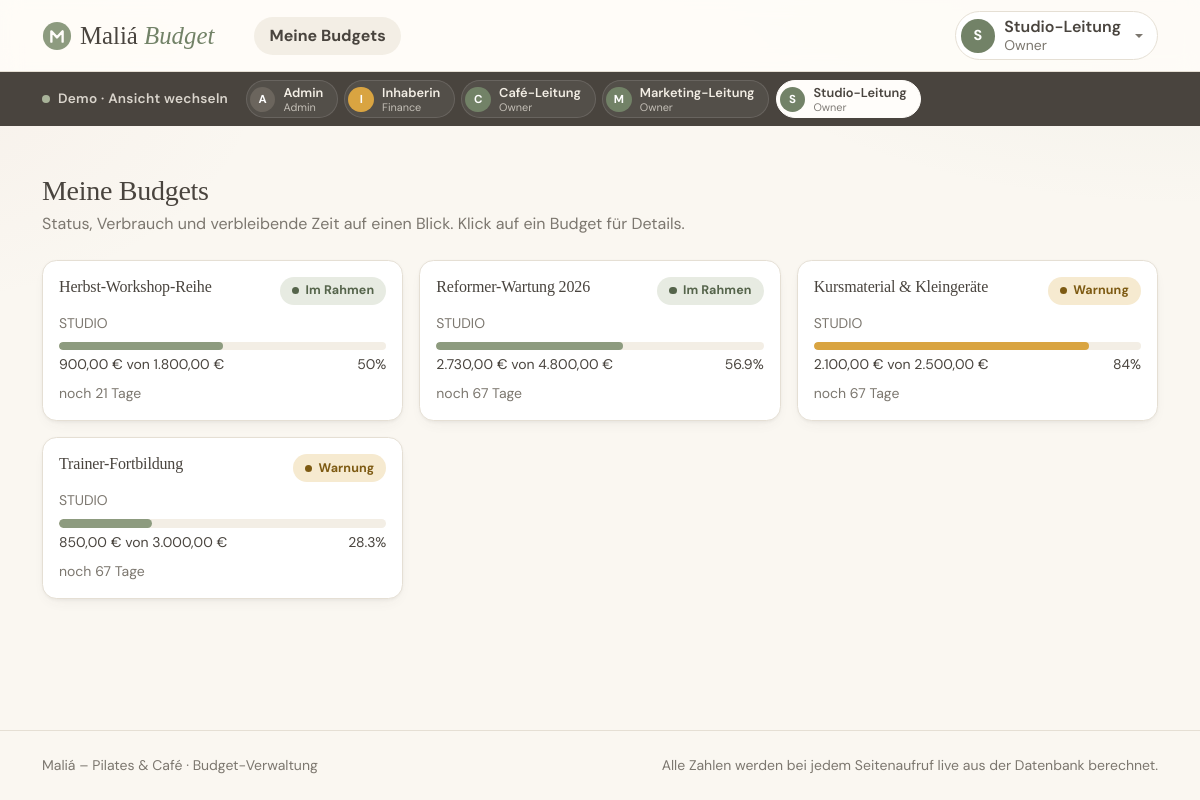
Screenshot of /owner/ (signed in) with the database file from the repository.
### tables this page shows
CREATE TABLE benutzer (
    id             INT UNSIGNED AUTO_INCREMENT PRIMARY KEY,
    username       VARCHAR(50)  NOT NULL UNIQUE,
    passwort_hash  VARCHAR(255) NOT NULL,
    anzeigename    VARCHAR(100) NOT NULL,
    rolle          ENUM('ADMIN', 'FINANCE', 'OWNER') NOT NULL
);

CREATE TABLE budget (
    id            INT UNSIGNED AUTO_INCREMENT PRIMARY KEY,
    name          VARCHAR(150)   NOT NULL,
    bereich       ENUM('STUDIO', 'CAFE', 'MARKETING') NOT NULL,
    soll_betrag   DECIMAL(10, 2) NOT NULL,
    gueltig_von   DATE           NOT NULL,
    gueltig_bis   DATE           NOT NULL,
    owner_id      INT UNSIGNED   NOT NULL,

    CONSTRAINT fk_budget_owner
        FOREIGN KEY (owner_id) REFERENCES benutzer (id),

    CONSTRAINT chk_budget_zeitraum
        CHECK (gueltig_von <= gueltig_bis)
);

### src/demo.php (called while the page is built, shortened)
<?php
require_once __DIR__ . '/auth.php';
function demoKonten(): array
{
    global $pdo;
    return $pdo->query(
        "SELECT id, username, anzeigename, rolle FROM benutzer
         ORDER BY FIELD(rolle, 'ADMIN', 'FINANCE', 'OWNER'), anzeigename"
    )->fetchAll();
}

### src/rollen.php (called while the page is built, shortened)
<?php
function eingeloggteBenutzerId(): int
{
    return (int) $_SESSION['user_id'];
}

### src/budget.php (called while the page is built, shortened)
<?php
require_once __DIR__ . '/db.php';
function ladeBudgetsVonOwner(int $ownerId): array
{
    global $pdo;
    $stmt = $pdo->prepare('SELECT * FROM budget WHERE owner_id = :owner_id ORDER BY gueltig_bis');
    $stmt->execute(['owner_id' => $ownerId]);
    return $stmt->fetchAll();
}
function berechneIst(int $budgetId): float
{
    global $pdo;
    $stmt = $pdo->prepare('SELECT COALESCE(SUM(betrag), 0) FROM ist_buchung WHERE budget_id = :id');
    $stmt->execute(['id' => $budgetId]);
    return (float) $stmt->fetchColumn();
}
function berechneOffenenForecast(int $budgetId): float
{
    global $pdo;
    $stmt = $pdo->prepare(
        'SELECT COALESCE(SUM(betrag), 0) FROM forecast WHERE budget_id = :id AND monat >= :aktueller_monat'
    );
    $stmt->execute(['id' => $budgetId, 'aktueller_monat' => date('Y-m-01')]);
    return (float) $stmt->fetchColumn();
}
function berechneStatus(array $budget): string
{
    $heute = date('Y-m-d');
    $sollBetrag = (float) $budget['soll_betrag'];
    $budgetId = (int) $budget['id'];
    $ist = berechneIst($budgetId);
    $hochrechnung = $ist + berechneOffenenForecast($budgetId);
    $verbrauchProzent = $sollBetrag > 0 ? ($ist / $sollBetrag * 100) : 0.0;
    if ($verbrauchProzent >= 80 || $hochrechnung > $sollBetrag) {
        return 'warnung';
    }
    return 'im_rahmen';
}
function kennzahlenFuerBudget(array $budget): array
{
    $budgetId = (int) $budget['id'];
    $sollBetrag = round((float) $budget['soll_betrag'], 2);
    $ist = round(berechneIst($budgetId), 2);
    $offenerForecast = round(berechneOffenenForecast($budgetId), 2);
    $hochrechnung = round($ist + $offenerForecast, 2);
    $verfuegbar = round($sollBetrag - $ist, 2);
    $verbrauchProzent = $sollBetrag > 0 ? round($ist / $sollBetrag * 100, 1) : 0.0;
    $tageBisVerfall = (int) floor(
        (strtotime($budget['gueltig_bis']) - strtotime(date('Y-m-d'))) / 86400
    );
    return [
        'ist' => $ist,
        'verfuegbar' => $verfuegbar,
        'verbrauch_prozent' => $verbrauchProzent,
        'offener_forecast' => $offenerForecast,
        'hochrechnung' => $hochrechnung,
        'status' => berechneStatus($budget),
        'tage_bis_verfall' => $tageBisVerfall,
    ];
}

### public/owner/index.php (the view, shortened to what this page needs)
<?php
$benutzerId = eingeloggteBenutzerId();
$budgets = ladeBudgetsVonOwner($benutzerId);
require __DIR__ . '/../../templates/header.php';
?>
<h1 class="h3 mb-1">Meine Budgets</h1>
<p class="text-muted mb-4">Status, Verbrauch und verbleibende Zeit auf einen Blick. Klick auf ein Budget für Details.</p>
<div class="row g-3">
    <?php foreach ($budgets as $budget): ?>
        <?php $k = kennzahlenFuerBudget($budget); ?>
        <div class="col-md-6 col-lg-4">
            <a href="/owner/budget.php?id=<?= (int) $budget['id'] ?>" class="text-decoration-none" style="color: inherit;">
                <div class="card p-3 h-100">
                    <div class="d-flex justify-content-between align-items-start mb-2">
                        <h2 class="h6 mb-0"><?= htmlspecialchars($budget['name']) ?></h2>
                        <?= statusBadge($k['status']) ?>
                    </div>
                    <div class="text-muted small mb-2"><?= htmlspecialchars($budget['bereich']) ?></div>
                    <?= verbrauchsBalken($k['verbrauch_prozent']) ?>
                    <div class="d-flex justify-content-between small mt-1 mb-2">
                        <span><?= number_format($k['ist'], 2, ',', '.') ?> € von <?= number_format((float) $budget['soll_betrag'], 2, ',', '.') ?> €</span>
                        <span><?= $k['verbrauch_prozent'] ?>%</span>
                    </div>
                    <div class="small text-muted">
                        <?php if ($k['tage_bis_verfall'] >= 0): ?>
                            noch <?= $k['tage_bis_verfall'] ?> Tage
                        <?php else: ?>
                            seit <?= abs($k['tage_bis_verfall']) ?> Tagen abgelaufen
                        <?php endif; ?>
                    </div>
                </div>
            </a>
        </div>
    <?php endforeach; ?>
</div>
<?php require __DIR__ . '/../../templates/footer.php'; ?>

### templates/header.php (shortened to what this page needs)
<?php
require_once __DIR__ . '/../src/ui.php';
$rolle = $_SESSION['rolle'] ?? null;
$anzeigename = $_SESSION['anzeigename'] ?? '';
$rollenLabel = $rolle ? rolleLabel($rolle) : '';
$demoKonten = [];
if ($rolle && DEMO_MODUS && isset($GLOBALS['pdo'])) {
    require_once __DIR__ . '/../src/demo.php';
    $demoKonten = demoKonten();
}
?>
<!DOCTYPE html>
<html lang="de">
<head>
    <link rel="stylesheet" href="https://cdn.jsdelivr.net/npm/bootstrap@5.3.3/dist/css/bootstrap.min.css">
    <link rel="stylesheet" href="/assets/css/style.css">
</head>
<body>
<header class="sticky-top">
<nav class="navbar navbar-expand-lg">
    <div class="container">
        <a class="navbar-brand d-flex align-items-center gap-2" href="/">
            <img src="/assets/img/favicon.svg" alt="" width="30" height="30">
            <span>Maliá <span class="navbar-brand__zusatz">Budget</span></span>
        </a>
        <?php if ($rolle): ?>
        <div class="collapse navbar-collapse" id="hauptnavigation">
            <ul class="navbar-nav me-auto ms-lg-4 gap-lg-1">
                <?php if ($rolle === 'ADMIN'): ?>
                    <li class="nav-item"><a class="nav-link <?= aktivWenn('/admin') ?>" href="/admin/">Benutzer</a></li>
                <?php elseif ($rolle === 'FINANCE'): ?>
                    <li class="nav-item"><a class="nav-link <?= aktivWenn('/finance') ?>" href="/finance/">Alle Budgets</a></li>
                <?php elseif ($rolle === 'OWNER'): ?>
                    <li class="nav-item"><a class="nav-link <?= aktivWenn('/owner') ?>" href="/owner/">Meine Budgets</a></li>
                <?php endif; ?>
            </ul>
            <div class="dropdown">
                <button class="konto-knopf dropdown-toggle" type="button" data-bs-toggle="dropdown" aria-expanded="false">
                    <span class="avatar avatar--<?= e(strtolower($rolle)) ?>"><?= e(initiale($anzeigename)) ?></span>
                    <span class="text-start lh-sm">
                        <span class="d-block fw-semibold"><?= e($anzeigename) ?></span>
                        <span class="d-block small text-muted"><?= e($rollenLabel) ?></span>
                    </span>
                </button>
            </div>
        </div>
        <?php endif; ?>
    </div>
</nav>
<?php if ($demoKonten): ?>
<div class="demo-leiste">
    <div class="container d-flex align-items-center gap-3">
        <span class="demo-leiste__titel">
            <span class="demo-leiste__punkt" aria-hidden="true"></span>
            <span class="d-none d-md-inline">Demo · Ansicht wechseln</span>
        </span>
        <form method="post" action="/konto-wechseln.php" class="demo-leiste__konten">
            <?php foreach ($demoKonten as $konto): ?>
                <?php $aktiv = (int) $konto['id'] === (int) ($_SESSION['user_id'] ?? 0); ?>
                <button type="submit" name="benutzer_id" value="<?= (int) $konto['id'] ?>"
                        class="demo-konto <?= $aktiv ? 'aktiv' : '' ?>"
                        title="<?= e(rolleLabel($konto['rolle']) . ': ' . ROLLEN[$konto['rolle']]['beschreibung']) ?>"
                        <?= $aktiv ? 'aria-current="true"' : '' ?>>
                    <span class="avatar avatar--klein avatar--<?= e(strtolower($konto['rolle'])) ?>"><?= e(initiale($konto['anzeigename'])) ?></span>
                    <span class="lh-sm text-start">
                        <span class="d-block demo-konto__name"><?= e($konto['anzeigename']) ?></span>
                        <span class="d-block demo-konto__rolle"><?= e(rolleLabel($konto['rolle'])) ?></span>
                    </span>
                </button>
            <?php endforeach; ?>
        </form>
    </div>
</div>
<?php endif; ?>
</header>
<main id="inhalt" class="container py-4 py-lg-5">

### src/ui.php (shortened to what this page needs)
<?php
function e(?string $text): string
{
    return htmlspecialchars($text ?? '', ENT_QUOTES);
}
function rolleLabel(string $rolle): string
{
    return ROLLEN[$rolle]['label'] ?? $rolle;
}
function initiale(string $name): string
{
    return mb_strtoupper(mb_substr($name, 0, 1));
}
function statusLabel(string $status): string
{
    return STATUS_LABEL[$status] ?? ucfirst($status);
}
function statusBadge(string $status): string
{
    return sprintf(
        '<span class="status-badge %s">%s</span>',
        e(str_replace('_', '-', $status)),
        e(statusLabel($status))
    );
}
function verbrauchsBalken(float $verbrauchProzent): string
{
    $prozentGedeckelt = max(0, min(100, $verbrauchProzent));
    $klasse = 'im-rahmen';
    if ($verbrauchProzent > 100) {
        $klasse = 'ueberschritten';
    } elseif ($verbrauchProzent >= 80) {
        $klasse = 'warnung';
    }
    return sprintf(
        '<div class="verbrauch-balken" role="progressbar" aria-label="Verbrauch" aria-valuenow="%.1f" aria-valuemin="0" aria-valuemax="100">'
        . '<div class="verbrauch-balken__fuellung %s" style="width: %.1f%%"></div></div>',
        $verbrauchProzent,
        e($klasse),
        $prozentGedeckelt
    );
}
function aktivWenn(string $pfadAnfang): string
{
    $pfad = parse_url($_SERVER['REQUEST_URI'] ?? '/', PHP_URL_PATH) ?: '/';
    return str_starts_with($pfad, $pfadAnfang) ? 'active' : '';
}

### rows the page displays
benutzer: anzeigename "A", anzeigename "Admin", rolle "Admin"
benutzer: anzeigename "I", anzeigename "Inhaberin", rolle "Finance"
benutzer: anzeigename "C", anzeigename "Café-Leitung", rolle "Owner"
benutzer: anzeigename "M", anzeigename "Marketing-Leitung", rolle "Owner"
benutzer: anzeigename "S", anzeigename "Studio-Leitung", rolle "Owner"
budget: name "Herbst-Workshop-Reihe", status "Im Rahmen", bereich "STUDIO", ist "900,00", soll_betrag "1.800,00", verbrauch_prozent "50", tage_bis_verfall "21"
budget: name "Reformer-Wartung 2026", status "Im Rahmen", bereich "STUDIO", ist "2.730,00", soll_betrag "4.800,00", verbrauch_prozent "56.9", tage_bis_verfall "67"
budget: name "Kursmaterial & Kleingeräte", status "Warnung", bereich "STUDIO", ist "2.100,00", soll_betrag "2.500,00", verbrauch_prozent "84", tage_bis_verfall "67"
budget: name "Trainer-Fortbildung", status "Warnung", bereich "STUDIO", ist "850,00", soll_betrag "3.000,00", verbrauch_prozent "28.3", tage_bis_verfall "67"

### other values shown
initiale($anzeigename) "S"
$anzeigename "Studio-Leitung"
$rollenLabel "Owner"
